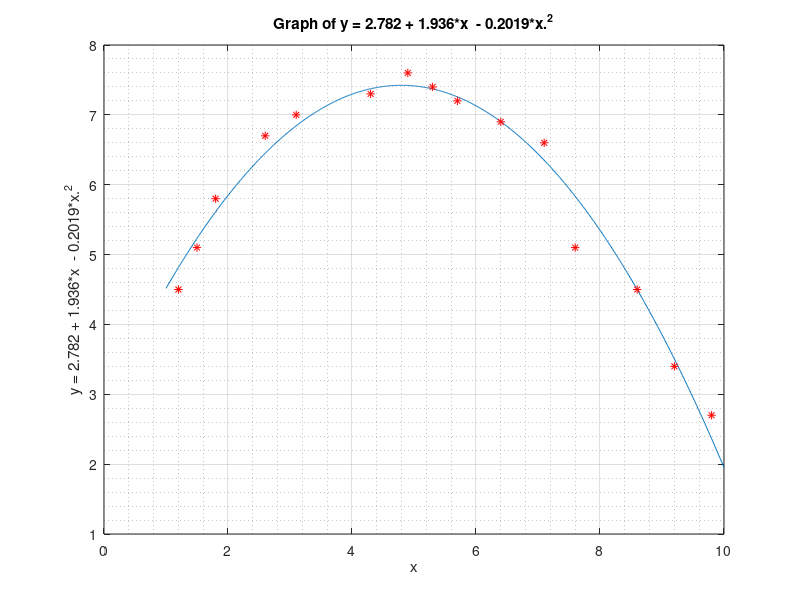

Here is the MATLAB script that generated this plot:
x = [1:0.01:10];
y = 2.782 + 1.936*x  - 0.2019*x.^2;
plot(x, y);
xlabel('x'), ylabel('y = 2.782 + 1.936*x  - 0.2019*x.^2');
title('Graph of y = 2.782 + 1.936*x  - 0.2019*x.^2');
grid on;
grid minor;
hold on 
plot(1.2, 4.5, 'r*', 'displayName', 'x0')
plot(1.5, 5.1, 'r*', 'displayName', 'x1')
plot(1.8, 5.8, 'r*', 'displayName', 'x2')
plot(2.6, 6.7, 'r*', 'displayName', 'x3')
plot(3.1, 7.0, 'r*', 'displayName', 'x4')
plot(4.3, 7.3, 'r*', 'displayName', 'x5')
plot(4.9, 7.6, 'r*', 'displayName', 'x6')
plot(5.3, 7.4, 'r*', 'displayName', 'x7')
plot(5.7, 7.2, 'r*', 'displayName', 'x8')
plot(6.4, 6.9, 'r*', 'displayName', 'x9')
plot(7.1, 6.6, 'r*', 'displayName', 'x10')
plot(7.6, 5.1, 'r*', 'displayName', 'x11')
plot(8.6, 4.5, 'r*', 'displayName', 'x12')
plot(9.2, 3.4, 'r*', 'displayName', 'x13')
plot(9.8, 2.7, 'r*', 'displayName', 'x14')
